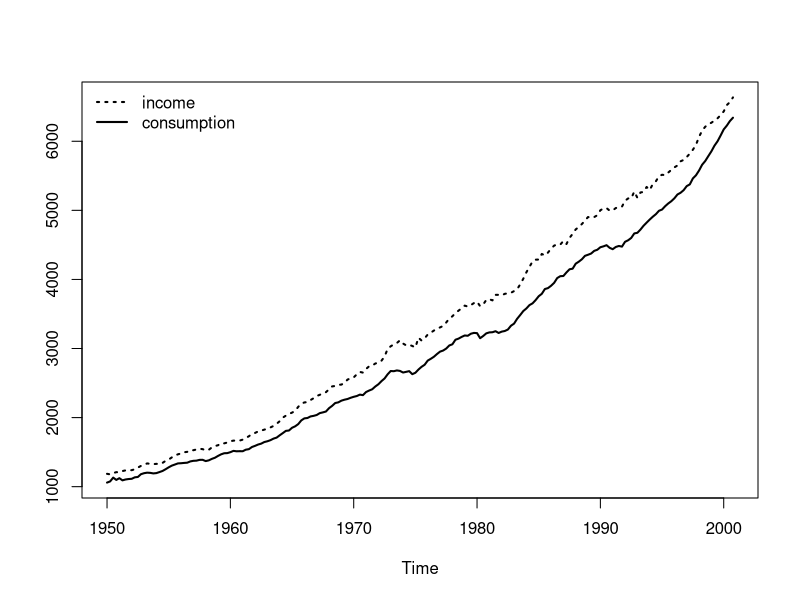

Source code (R):
## ---- chunk 1
data("USMacroG",package="AER")
plot(USMacroG[,c("dpi","consumption")],lty=c(3,1),lwd=2,plot.type="single",ylab="")
legend("topleft", legend=c("income","consumption"),lwd=2,lty=c(3,1),bty="n")
## ---- chunk 2

library("dynlm")
cons_lm1<-dynlm(consumption~dpi+L(dpi),data=USMacroG)
cons_lm2<-dynlm(consumption~dpi+L(consumption),data=USMacroG)
summary(cons_lm1)
summary(cons_lm2)
deviance(cons_lm1)
deviance(cons_lm2)
